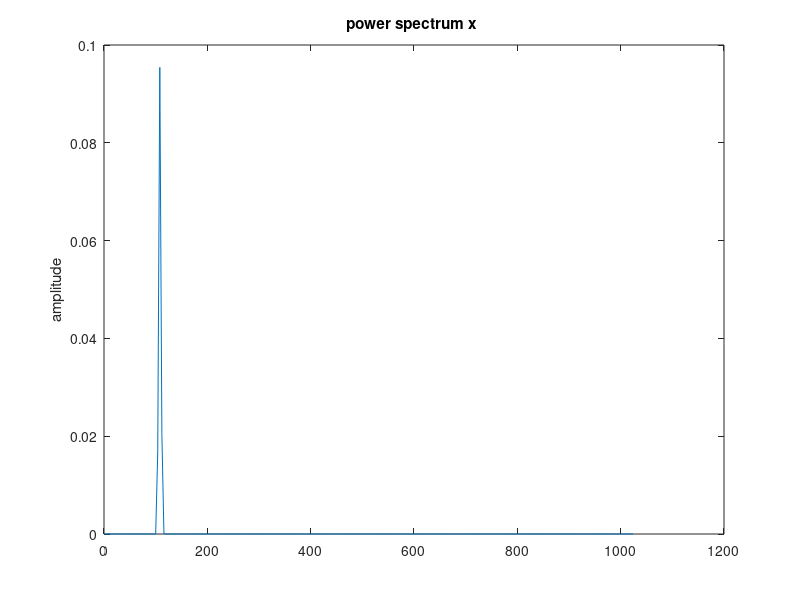
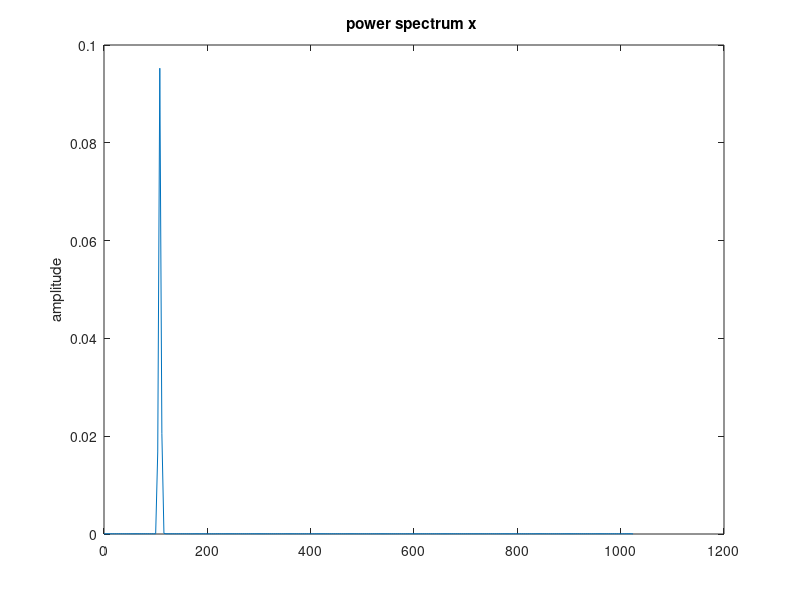
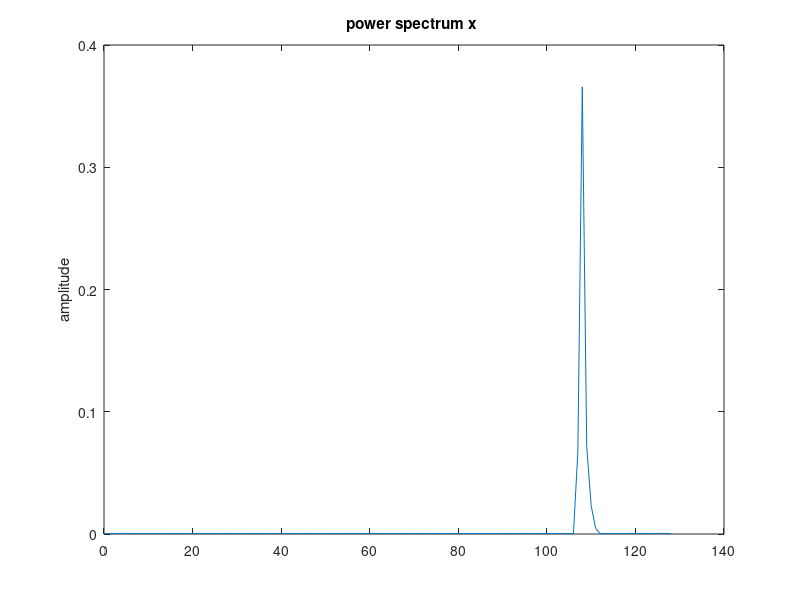
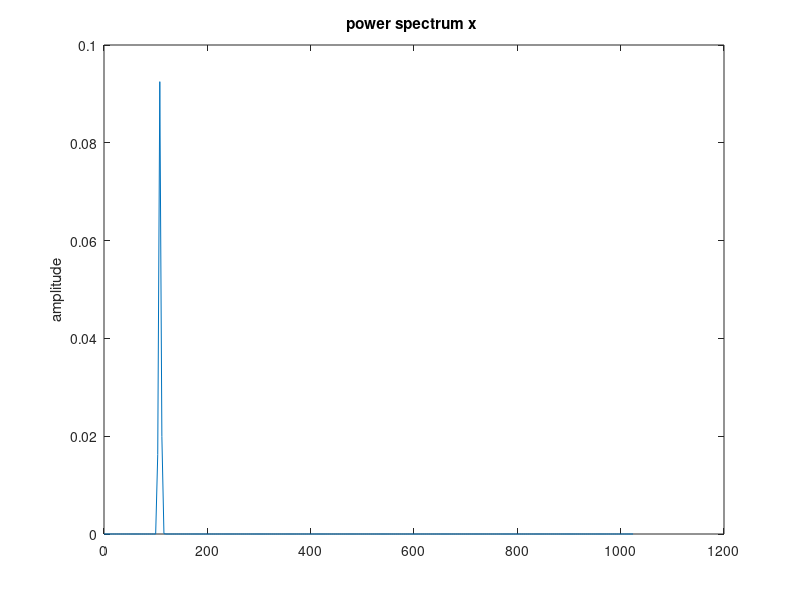

Source code (MATLAB) for these figures, in order: (Note: this script raises an error after producing the figures.)
clf;
clear all;
close all;
clc;

f1=108;
f2=110;
Fs=256;
Ts=1/Fs;
N=2^14;
nsamp=8;
Dt=Ts/nsamp;
t=Dt*[1:1:N*nsamp];
SNR=10;
x=cos(2*pi*f1*t)+0.25*sin(2*pi*f2*t);
xn=awgn(x,SNR,'measured');
td=t(1:nsamp:length(t));
xd=xn(1:nsamp:length(xn));
figure;
pwelch(x,[],[],[],Fs*nsamp);
figure;
pwelch(xn,[],[],[],Fs*nsamp);
figure;
pwelch(xd,[],[],[],Fs);
f01=f1-3;
f11=f1-1;
f12=f2+1;
f02=f2+3;
order=256*nsamp;
fpts=[0 [f01 f11 f12 f02]/Fs/nsamp 0.5]*2;
mag=[0 0 1 1 0 0];
wt=[1 1 1];
b = firpm(order,fpts,mag,wt); 
a=1;
yn=filter(b,a,xn);
figure;
pwelch(yn,[],[],[],Fs*nsamp);
order=256;
fpts=[0 [f01 f11 f12 f02]/Fs 0.5]*2;
mag=[0 0 1 1 0 0];
wt=[1 1 1];
b = firpm(order,fpts,mag,wt);
a=1;
wvtool(b);
yd=filter(b,a,xd);
figure;
pwelch(yd,[],[],[],Fs);
sub=17; 
Fs2=Fs/sub; 
Ts2=1/Fs2; %
td2=t(1:sub*nsamp:length(t));
xd2=xn(1:sub*nsamp:length(xn));
figure; 
pwelch(xd2,[],[],[],Fs2);
yd2=yn(1:sub*nsamp:length(yn));
figure; 
pwelch(yd2,[],[],[],Fs2);
yd3=yd(1:sub:length(yd));
figure; 
pwelch(yd3,[],[],[],Fs2);
figure; 
pwelch(yd2,[],[],[],Fs2);
yd3=yd(1:sub:length(yd));
figure; 
pwelch(yd3,[],[],[],Fs2);
